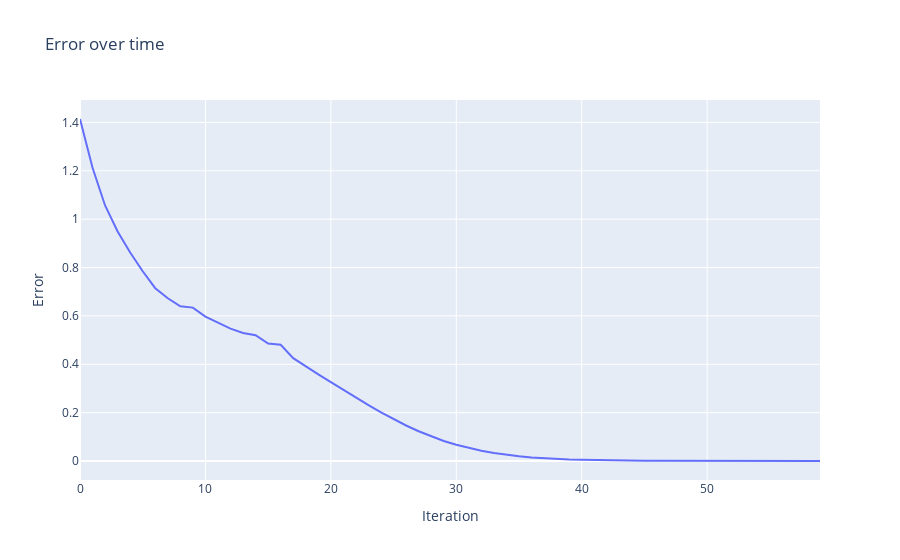

Write notebook code for a chart like this one.
### Code cell
# all together

import numpy as np

np.random.seed(1)

def relu(x):
    """
    Applies the Rectified Linear Unit (ReLU) activation function to the input.

    Parameters:
    x (float): The input value.

    Returns:
    float: The output value after applying the ReLU activation function.
    """
    return (x > 0) * x

def relu2deriv(output):
    """
    Derivative of the ReLU activation function.

    Parameters:
    output (float): The output value of the ReLU function.

    Returns:
    float: The derivative of the ReLU function.
    """
    return output > 0

streetlights = np.array([[1, 0, 1],
                            [0, 1, 1],
                            [0, 0, 1],
                            [1, 1, 1]
                            ])

walk_vs_stop = np.array([[1, 1, 0, 0]]).T
alpha = 0.2
hidden_size = 4

weights_0_1 = 2 * np.random.random((3, hidden_size)) - 1
weights_1_2 = 2 * np.random.random((hidden_size, 1)) - 1

error_list = []
for iteration in range(60):
    layer_2_error = 0
    for i in range(len(streetlights)):
        layer_0 = streetlights[i:i+1]
        layer_1 = relu(np.dot(layer_0, weights_0_1))
        layer_2 = np.dot(layer_1, weights_1_2)

        layer_2_error += np.sum((layer_2 - walk_vs_stop[i:i+1]) ** 2)
        layer_2_delta = layer_2 - walk_vs_stop[i:i+1]
        layer_1_delta = layer_2_delta.dot(weights_1_2.T) * relu2deriv(layer_1)

        weights_1_2 -= alpha * layer_1.T.dot(layer_2_delta)
        weights_0_1 -= alpha * layer_0.T.dot(layer_1_delta)
    error_list.append(layer_2_error)
    if iteration % 10 == 9:
        print(f'Error: {layer_2_error}')

# add plotly plot for error_list
import plotly.graph_objects as go

fig = go.Figure(data=go.Scatter(x=list(range(60)), y=error_list))
fig.update_layout(title='Error over time', xaxis_title='Iteration', yaxis_title='Error')
fig.show()

### Figure 1 — Plotly figure (JSON) as saved in the notebook; plotly's stock layout.template omitted (floating-point values rounded to 4 significant figures)
{"data": [{"type": "scatter", "x": [0, 1, 2, 3, 4, 5, 6, 7, 8, 9, 10, 11, 12, 13, 14, 15, 16, 17, 18, 19, 20, 21, 22, 23, 24, 25, 26, 27, 28, 29, 30, 31, 32, 33, 34, 35, 36, 37, 38, 39, 40, 41, 42, 43, 44, 45, 46, 47, 48, 49, 50, 51, 52, 53, 54, 55, 56, 57, 58, 59], "y": [1.414, 1.213, 1.057, 0.9492, 0.862, 0.7845, 0.7146, 0.6729, 0.6395, 0.6342, 0.597, 0.5714, 0.5475, 0.5291, 0.5203, 0.4854, 0.4804, 0.4255, 0.3906, 0.3584, 0.3262, 0.294, 0.2621, 0.231, 0.2012, 0.173, 0.1468, 0.123, 0.1017, 0.08302, 0.06695, 0.05338, 0.04211, 0.03291, 0.0255, 0.01961, 0.01498, 0.01137, 0.008594, 0.006467, 0.004848, 0.003623, 0.002701, 0.002008, 0.00149, 0.001104, 0.000817, 0.0006037, 0.000446, 0.0003293, 0.0002428, 0.0001788, 0.0001316, 9.671e-05, 7.104e-05, 5.214e-05, 3.825e-05, 2.804e-05, 2.055e-05, 1.506e-05]}], "layout": {"title": {"text": "Error over time"}, "xaxis": {"title": {"text": "Iteration"}}, "yaxis": {"title": {"text": "Error"}}}}
